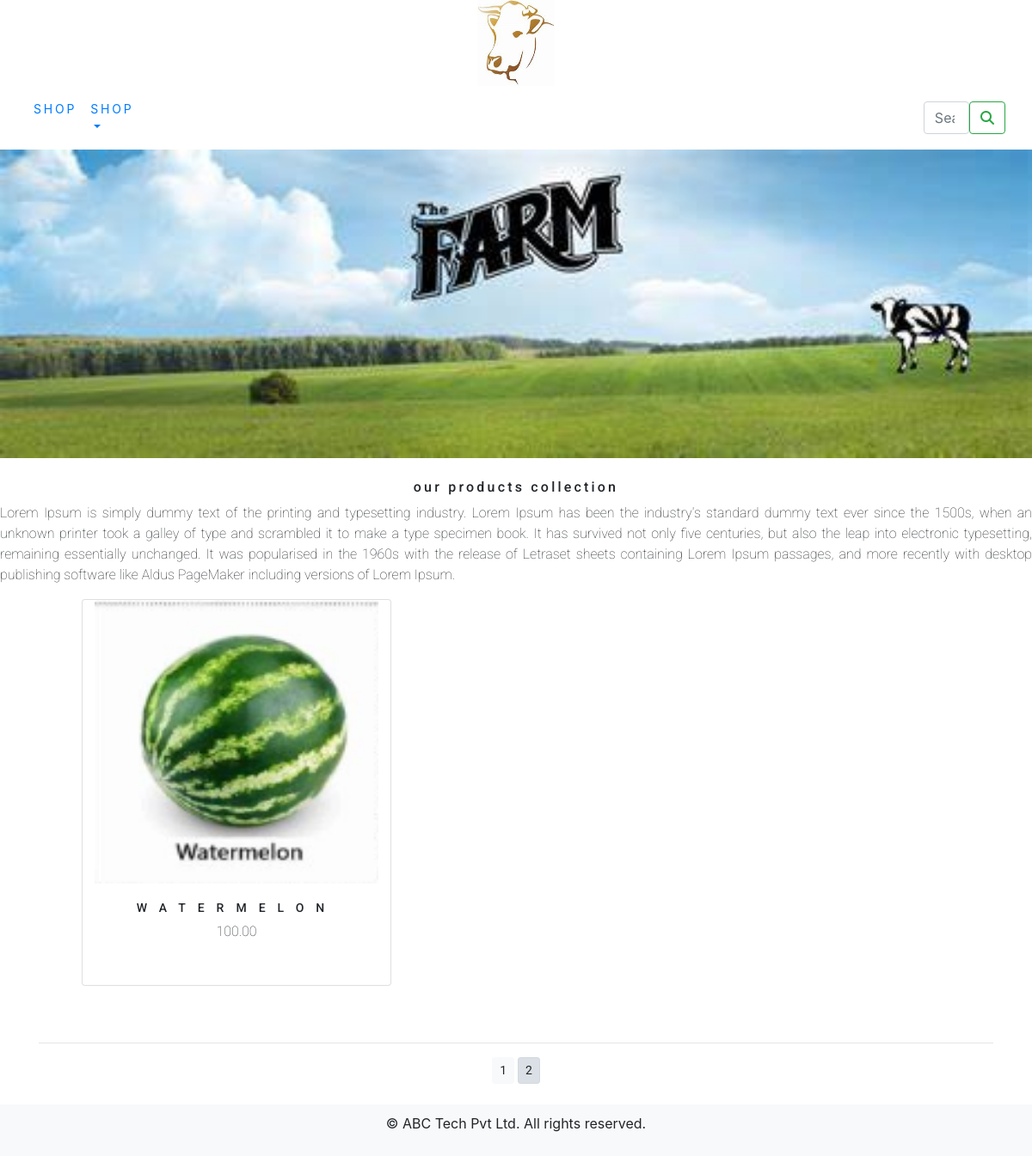
Screenshot of /shop/?page=2 with the database file from the repository.
### shop/models.py (models this page shows, shortened)
class Product(models.Model):
    name=models.CharField(max_length=250,unique=True)
    slug=models.SlugField(max_length=250,unique=True)
    description=models.TextField(blank=True)
    price=models.DecimalField(max_digits=10,decimal_places=2)
    category=models.ForeignKey(Category,on_delete=models.CASCADE)
    image = models.ImageField(upload_to='product', blank=True)
    stock=models.IntegerField()
    available=models.BooleanField(default=True)
    created=models.DateTimeField(auto_now_add=True)
    updated=models.DateTimeField(auto_now=True)
    def get_url(self):
        return reverse('shop:proDetail',args=[self.category.slug,self.slug])
    class Meta:
        ordering = ('name',)
        verbose_name = 'product'
        verbose_name_plural = 'products'

### shop/views.py (the view)
# urls.py: path('',views.allprodCat,name='allprodCat'),
def allprodCat(request,c_slug=None):
    c_page=None
    products_list=None
    if c_slug!=None:
        c_page=get_object_or_404(Category,slug=c_slug)
        products_list=Product.objects.all().filter(category=c_page,available=True)
    else:
        products_list=Product.objects.all().filter(available=True)
    paginator=Paginator(products_list,6)
    try:
        page=int(request.GET.get('page','1'))
    except :
        page=1
    try:
        products=paginator.page(page)
    except (EmptyPage,InvalidPage):
        products=paginator.page(paginator.num_pages)
    return render(request,"category.html",{'category':c_page,'products':products})

### cart/context_processors.py (called while the page is built)
def counter(request):
    item_count=0
    if 'admin' in request.path:
        return {}
    else:
        try:
            cart=Cart.objects.filter(cart_id=cart_id(request))
            cart_items=CartItem.objects.all().filter(cart=cart[:1])
            for cart_item in cart_items:
                item_count+= cart_item.quantity
        except Cart.DoesNotExist:
            item_count=0
    return dict(item_count=item_count)

### cart/views.py (called while the page is built)
def cart_id(request):
    cart=request.session.session_key
    if not cart:
        cart=request.session.create()
    return cart

### shop/context_processors.py (called while the page is built)
def menu_links(request):
    links=Category.objects.all()
    return dict(links=links)

### shop/models.py (called while the page is built)
    def get_url(self):
        return reverse('shop:products_by_category',args=[self.slug])

### templates/category.html (shortened to what this page needs)
{% extends 'base.html' %}
{% load static %}
{% block content %}
<div class="mx_auto">
    {% if category %}
        <img class="my_image" src="{{category.image.url}}" alt="{{category.name}}" width="330px" height="100px">
</div>
<br>
<div>
    <h1 class="text-center my_title">{{category.name}}</h1>
        <p class="text-justify">{{category.description}}</p>
</div>
   {% else %}
        <img class="my_image my_image_padding" src="{% static 'img/banner.png' %}" alt="our products" width="1900px" height="600px" align="center">
</div>
<br>
<div class ="font">
<div >
    <h1 class="text-center my_title">our products collection</h1>
    <p  class="text-justify">Lorem Ipsum is simply dummy text of the printing and typesetting industry. Lorem Ipsum has been the industry's standard dummy text ever since the 1500s, when an unknown printer took a galley of type and scrambled it to make a type specimen book. It has survived not only five centuries, but also the leap into electronic typesetting, remaining essentially unchanged. It was popularised in the 1960s with the release of Letraset sheets containing Lorem Ipsum passages, and more recently with desktop publishing software like Aldus PageMaker including versions of Lorem Ipsum.</p>
</div>
{% endif %}
<div class="container">
    <div class="row mx_auto">
        {% for product in products.object_list %}
        <div class="my_bottom_margin col-9 col-sm-12 col-md-4 col-lg-4">
            <div class="card text-center" style="width:360px; height:450px; margin-bottom:40px; margin-left:50px; margin-right:50px; ">
                <a href="{{product.get_url}}"><img class ="card-img-top my_image" src="{{product.image.url}}" alt="{{product.name}}"  style="width:330px;height:330px;"></a>
            <div class="card-body">
                <h4>{{product.name}}</h4>
                <p>{{product.price}}</p>
            </div>
            </div>
        </div>
        {% endfor %}
    </div>
<div class="mx-auto">
    {% if products.paginator.num_pages > 1 %}
    <hr>
    <div class="text-center">
        {% for pg in products.paginator.page_range %}
           <a href="?page={{pg}}"  class="btn btn-light btn-sm {% if products.number == pg %} active {% endif %}"}>{{pg}}</a>
    {% endfor %}
    </div>
    {% endif %}
</div>
    <br>
</div>
{% endblock %}

### static/css/custom.css (style rules this page uses)
body { font-family: 'Roboto', sans-serif; font-weight:100; }
.font { font-family: 'Roboto', sans-serif; font-weight:100; }
.my_image { width:100%; height:auto; }
.my_title { font-size:16px; text_transform:uppercase; letter-spacing:.2em; }
.my_image_padding { padding:5 px; }
.my_bottom_margin { margin-bottom:10px }
.card-body h4 { font-size:14px; text-transform:uppercase; letter-spacing:1em; }

### templates/footer.html (style rules this page uses)
body { display: flex; flex-direction: column; min-height: 100vh; margin: 0; }

### rows the page displays
Product: image (picture), name "WATERMELON", price "100.00"

### other values shown
{{ pg }} "1" "2"
